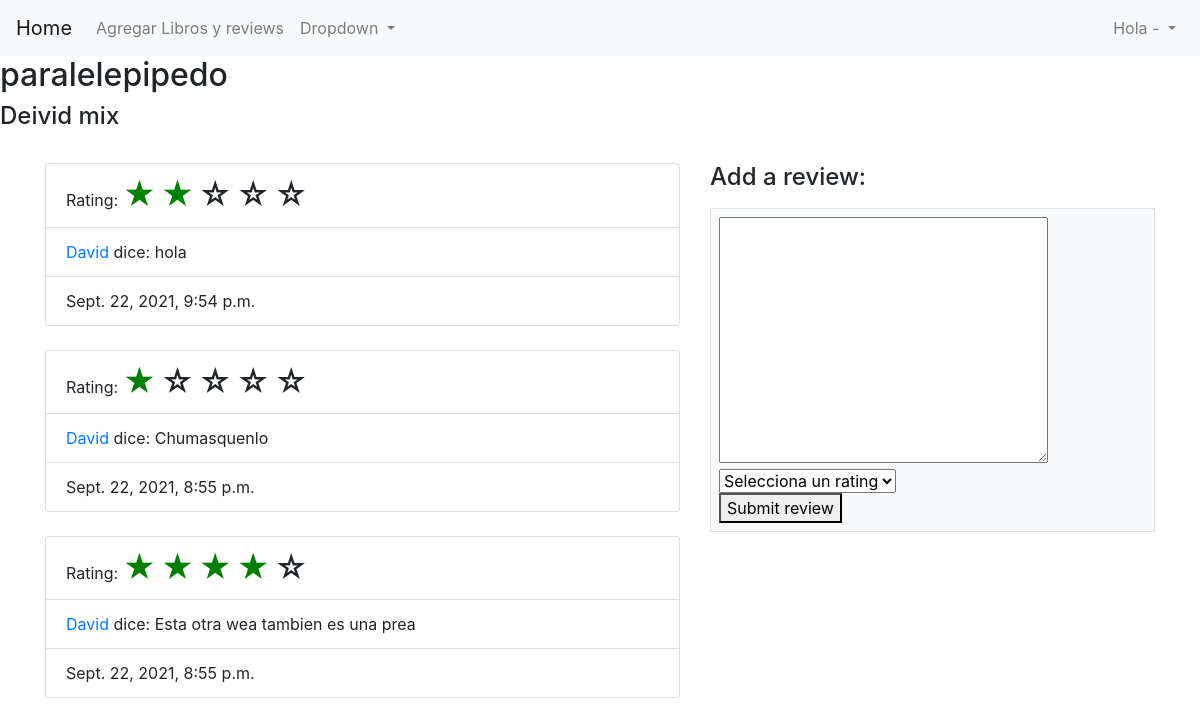
/libros/5/ (signed in), run on the app's committed database.
### login/models.py (models this page shows)
class Libro(models.Model):
    id = models.AutoField(primary_key=True)
    titulo = models.CharField(max_length=40)
    autor = models.ForeignKey(Autor, on_delete=CASCADE, related_name="libros")

class Autor(models.Model):
    id = models.AutoField(primary_key=True)
    nombre = models.CharField(max_length=40)

class Review(models.Model):
    id = models.AutoField(primary_key=True)
    usuario = models.ForeignKey(User, on_delete=CASCADE, related_name="reviews")
    contenido = models.TextField(default='')
    libro = models.ForeignKey(Libro, on_delete=CASCADE, related_name="reviews")
    created_at = models.DateTimeField(auto_now_add=True)
    updated_at = models.DateTimeField(auto_now=True)
    rating = models.IntegerField(default=0)

class User(models.Model):
    id = models.AutoField(primary_key=True)
    nombre = models.CharField(max_length=40)
    alias = models.CharField(max_length=40)
    email = models.CharField(max_length=40)
    password = models.CharField(max_length=255)
    rol = models.PositiveIntegerField(default=1)
    created_at = models.DateTimeField(auto_now_add=True)
    updated_at = models.DateTimeField(auto_now=True)
    objects = UserManager()

### home/views.py (the view)
# urls.py: path('<int:libro_id>/', views.book_reviews, name='book_reviews'),
def book_reviews(request, libro_id):
    context = {
        'libro': Libro.objects.get(id = libro_id),
        'reviews': Review.objects.filter(libro = Libro.objects.get(id = libro_id)).order_by('-id'),
    }
    return render(request, 'libro.html', context)

### login/templates/libro.html (shortened to what this page needs)
<!DOCTYPE html>
<html lang="en">
<head>
    {% load static %}
    <link rel="stylesheet" href="https://cdn.jsdelivr.net/npm/bootstrap@4.6.0/dist/css/bootstrap.min.css">
</head>
<body>
    <div class="wrapper">
        {% include "navbar.html" %}
        <div class="header">
            <h2>{{libro.titulo}}</h2>
            <h4>{{libro.autor.nombre}}</h4>
        </div>
        <br>
        <div class="container">
            <div class="row">
                <div class="col-7">
                    {% for review in reviews|slice:":3" %}
                    <ul class="list-group">
                        <li class="list-group-item">Rating: {% for i in '12345'|make_list %}
                            {% if review.rating >= forloop.counter %}
                            <h2 style="color:green; display:inline;">&#9733;</h2>
                            {% else %}
                            <h2 style="display:inline;">&#9734;</h2>
                            {% endif %} {% endfor %}
                        </li>
                        <li class="list-group-item">
                            <a href="/users/{{review.usuario.id}}">{{review.usuario.nombre}}</a> dice: {{review.contenido}}</li>
                        <li class="list-group-item">{{review.updated_at}}</li>
                    </ul>
                    <br /> {% endfor%}
                </div>
                <div class="col-5">
                    <h4 class="mb-3">Add a review:</h4>
                    <div class="h-80 w-100 border border-ligth py-2 px-2 bg-light text-dark">
                        <form action="{% url 'add_review' %}" method="POST">
                            <textarea name="review" id="review" cols="30" rows="10"></textarea>
                            <br>
                            <select name="rating" id="rating" class="">
                                <option value="0" selected>Selecciona un rating</option>
                            </select>
                            <br>
                            <button type="submit">Submit review</button>
                        </form>
                    </div>
                </div>
            </div>
        </div>
    </div>
</body>
</html>

### data on the page
Libro: titulo "paralelepipedo", autor.nombre "Deivid mix"
Review: rating 2 (drawn), usuario.nombre "David", contenido "hola", updated_at "Sept. 22, 2021, 9:54 p.m."
Review: rating 1 (drawn), usuario.nombre "David", contenido "Chumasquenlo", updated_at "Sept. 22, 2021, 8:55 p.m."
Review: rating 4 (drawn), usuario.nombre "David", contenido "Esta otra wea tambien es una prea", updated_at "Sept. 22, 2021, 8:55 p.m."
